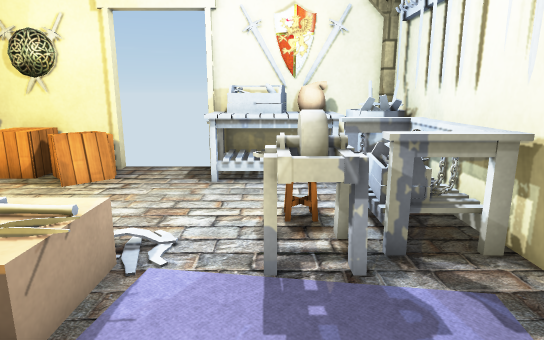
view 1 (above)

14 first-person views from a walk through a scene from a Unity 3-D project. The camera is 1.2 m above the floor, tilts 12° down and sees 75° across. The floor is counted in squares, 0.5 m on a side. Each view is taken from the middle of a square. On the plan, view 1 faces up. The plan holds only what a view shows up to about 20 squares ahead; the rest is blank. Door leaves are left out, so doorways stand open. Some surface patterns are stand-ins.

view 2
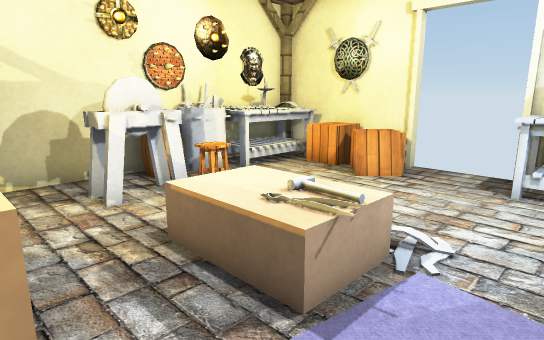

view 3
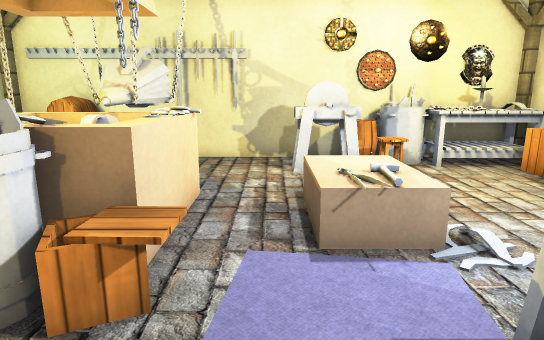

view 4
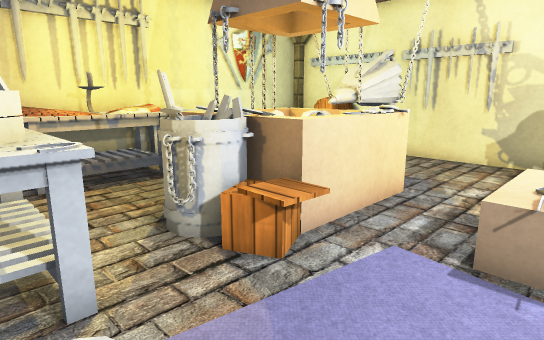

view 5
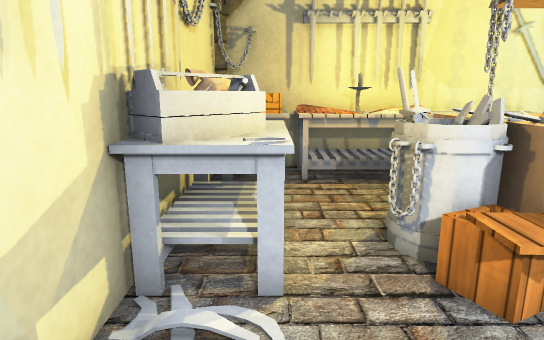

view 6
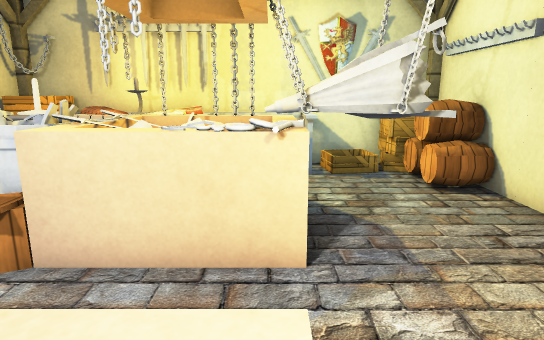

view 7
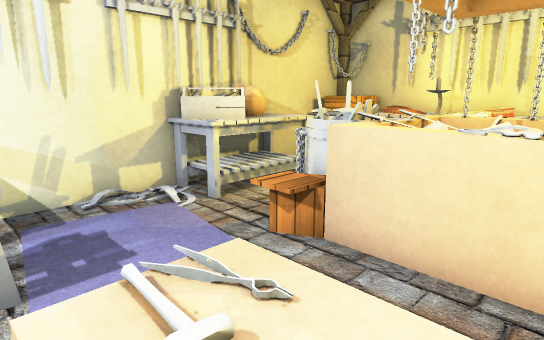

view 8
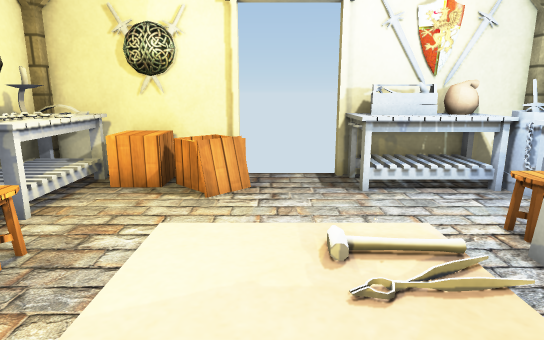

view 9
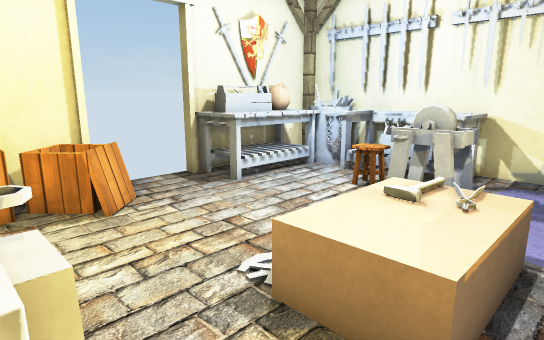

view 10
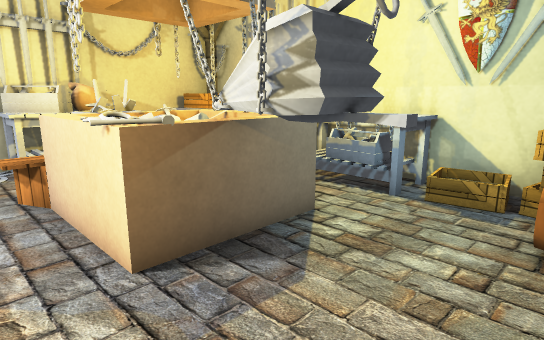

view 11
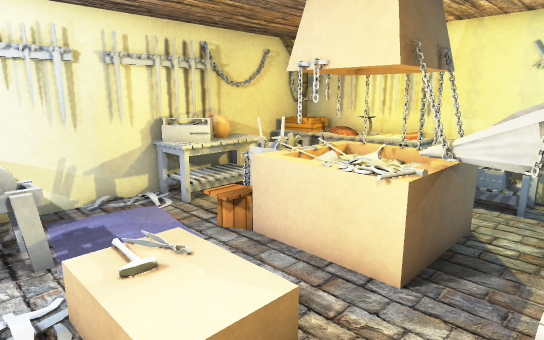

view 12
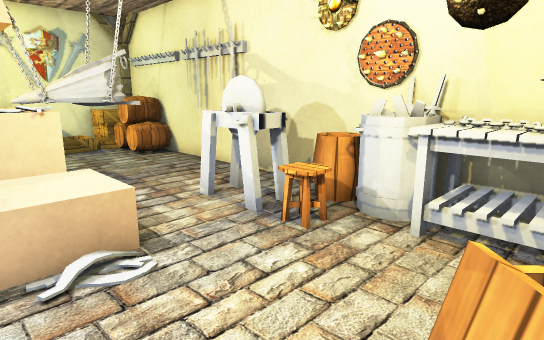

view 13
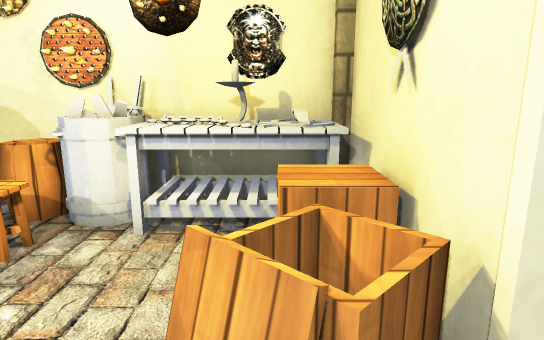

view 14
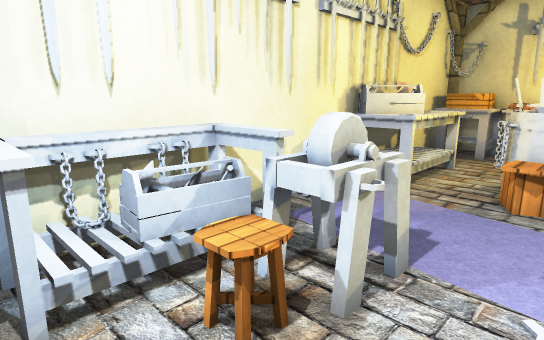

### Floor plan
Key: @ floor where view 1 was taken; # wall or solid block; . floor; / step, stairs or slope; D open door; v drop or lower ground; S shield; C crate; T toolbox; A carpet; P pillar; H hammer; O other object.
Columns run from 11 left of view 1 to 4 right of it. Each row starts with its distance up from view 1.
 12 ######DDDD######
 11 POOSSCC..OTTOO##
 10 SOOCCCC..OOTOO##
  9 #OO..C.......OO#
  8 #OO..........OO#
  7 #OO..........OO#
  6 SSO/.......OOTT#
  5 #OOO.......OOOO#
  4 #.OO..O  A.AA..#
  3 #.OO..OOO.    .#
  2 #.........   ..#
  1 #............. #
  0 #.....HOOOO@.OT#
 -1 #..OOOHOOOvO.TT#
 -2 #..OOOOOOOO#.OT#
 -3 #...OOOOOO#..OO#
 -4 # O...OOOO...O #
 -5 OOO........... #
 -6 #CC..O..OSSSSCC#
 -7 #CC..O.OSSSSSCC#
 -8 ################

Positions as (right, up) in squares from view 1, and headings:
1: (0, 0), facing up
2: (0, 0), facing up-left
3: (3, 2), facing left
4: (3, 4), facing down-left
5: (2, 4), facing down
6: (-5, 5), facing down
7: (-5, 5), facing down-right
8: (-4, 1), facing up
9: (-8, 2), facing up-right
10: (-10, 2), facing down-right
11: (-8, 6), facing down-right
12: (-3, 10), facing down-left
13: (-3, 10), facing left
14: (-2, 9), facing down-right
